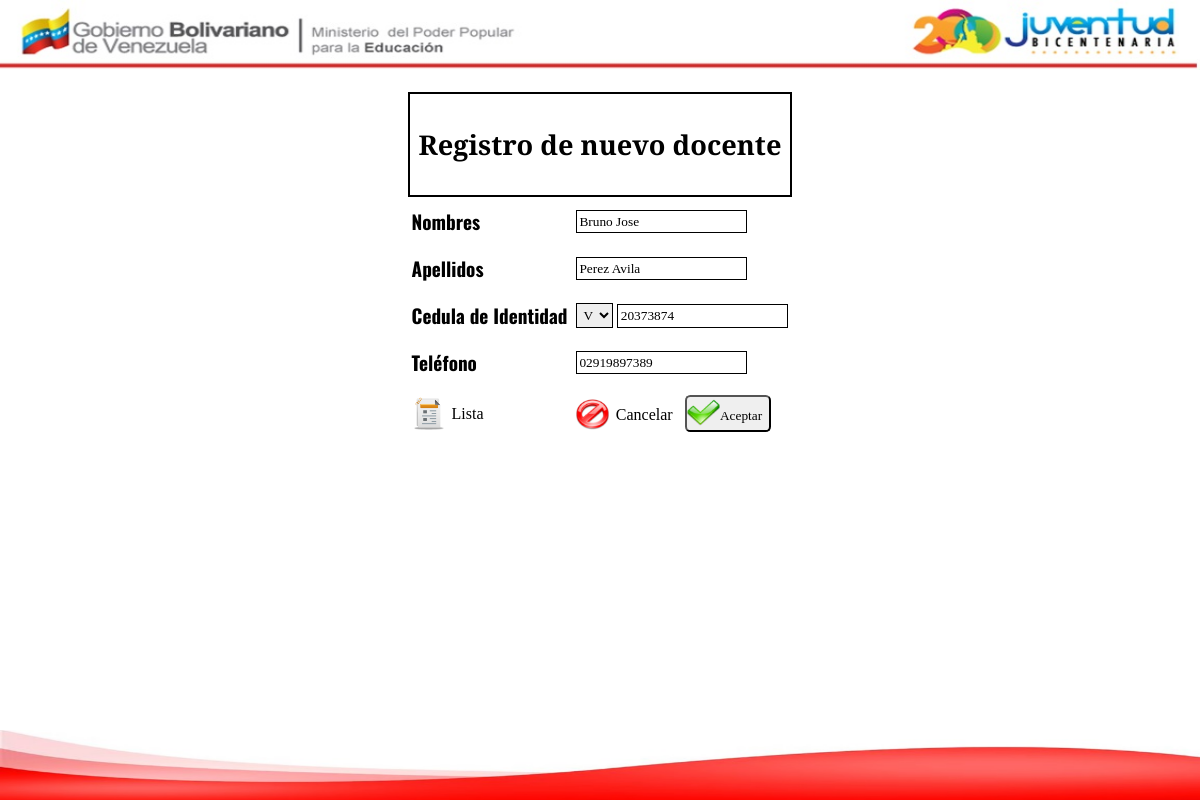
The app's page /admin/docentes/editar.php?id=5 (signed in) with its own data.
### tables this page shows
CREATE TABLE IF NOT EXISTS `docentes` (
  `id` int(11) NOT NULL,
  `nombres` varchar(50) NOT NULL,
  `apellidos` varchar(50) NOT NULL,
  `cedula` varchar(10) NOT NULL,
  `nac` varchar(1) NOT NULL,
  `tlf` varchar(11) NOT NULL
);

### sql/Crud.php (called while the page is built, shortened)
<?php
class Crud{
	public $select;
	public $from;
	public $condition;
	public function Read()
	{
		$model = new Conexion();
		$conexion = $model->conectar();
		$select = $this->select;
		$from = $this->from;
		$condition = $this->condition;
		if ($condition != '')
		{
			$condition = " WHERE ".$condition;
		}
		$sql = "SELECT $select FROM $from $condition";
		$consulta = $conexion->prepare($sql);
		$consulta->execute();
	}
}
 ?>

### sql/docentes/Perfil.php (called while the page is built, shortened)
<?php
if (isset($_GET['id']))
{
	$id = htmlspecialchars($_GET['id']);
	if (!preg_match("/^[0-9]+$/", $id))
	{
		session_destroy();
		header("location:$dominio");
	}
	else
	{
		$model = new Crud();
		$model->select = "*";
		$model->from = "docentes";
		$model->condition = "id=$id";
		$model->Read();
		$filas = $model->rows;
		foreach ($filas as $fila)
		{
			$nombres = $fila['nombres'];
			$apellidos = $fila['apellidos'];
			$cedula = $fila['cedula'];
			$nac = $fila['nac'];
			$tlf = $fila['tlf'];
		}
	}
}
?>

### admin/docentes/editar.php (the view, shortened to what this page needs)
<?php
require '../../templates/dominio.php';
require '../../sql/Crud.php';
require '../../sql/docentes/Perfil.php';
require '../../templates/admin/meta.php';
?>
<?php require '../../templates/plugins.php'; ?>
<?php require '../../templates/admin/header.php'; ?>
<form action="" id="add-dct">
    <table class="form-content">
        <tr>
            <td class="title" colspan="2">
                <h2 align="center">Registro de nuevo docente</h2>
            </td>
        </tr>
        <tr>
            <td><label for="nombres">Nombres</label></td>
            <td><input type="text" name="nombres" id="nombres" maxlength="50" value="<?php echo $nombres; ?>"></td>
        </tr>
        <tr>
            <td><label for="apellidos">Apellidos</label></td>
            <td><input type="text" name="apellidos" id="apellidos" maxlength="50" value="<?php echo $apellidos; ?>"></td>
        </tr>
        <tr>
            <td><label for="cedula">Cedula de Identidad</label></td>
            <td>
                <select name="nac" id="nac">
                    <option value="<?php echo $nac; ?>"><?php echo $nac; ?></option>
                </select>
                <input type="text" name="cedula" id="cedula" maxlength="10" placeholder="Ej: 12345678" value="<?php echo $cedula; ?>">
            </td>
        </tr>
        <tr>
            <td><label for="tlf">Teléfono</label></td>
            <td><input type="tel" name="tlf" id="tlf" maxlength="11" placeholder="Ej: 02912345678" value="<?php echo $tlf; ?>"></td>
        </tr>
        <tr>
            <td>
                <a href="index.php" class="transparente reportes"><span>Lista</span></a>
            </td>
            <td>
                <a href="index.php" class="transparente cancelar"><span>Cancelar</span></a>
                <button class="transparente aceptar"><span>Aceptar</span></button>
            </td>
        </tr>
    </table>
</form>
<?php require '../../templates/admin/footer.php'; ?>

### css/style.css (style rules this page uses)
* { margin: 0; padding: 0; font-family: 'Bitter', serif; }
.reportes { background-image: url(../img/reportes.png); }
table { margin: auto; width: auto; }
.form-content { padding: 1em; }
.form-content td { padding: 0.5em 0.2em; }
.form-content .title { font-family: 'Oswald', sans-serif; padding: 2em 0; border: 2px solid #000; }
.form-content .title h2 { font-weight: 800; font-size: 1.7em; }
.form-content label { font-weight: bold; font-size: 1.2em; font-family: 'Oswald', sans-serif; }
.form-content input, textarea, select { padding: 0.2em; font-weight: 500; border: 1px double #000; }
.form-content button { border-radius: 0.4em; padding: 0.5em; font-weight: 300; cursor: pointer; font-family: 'Oswald', sans-serif; }
.transparente { background-color: none; padding: 0.5em; text-decoration: none; background-position: left; background-repeat: no-repeat; background-size: contain; color: black; border-radius: 0.4em; }
.transparente span { margin-left: 2em; }
.aceptar { background-image: url(../img/aceptar.png); }
.cancelar { background-image: url(../img/cancelar.png); }

### records on screen
docentes: nombres "Bruno Jose", apellidos "Perez Avila", nac "V", cedula "20373874", tlf "02919897389"
